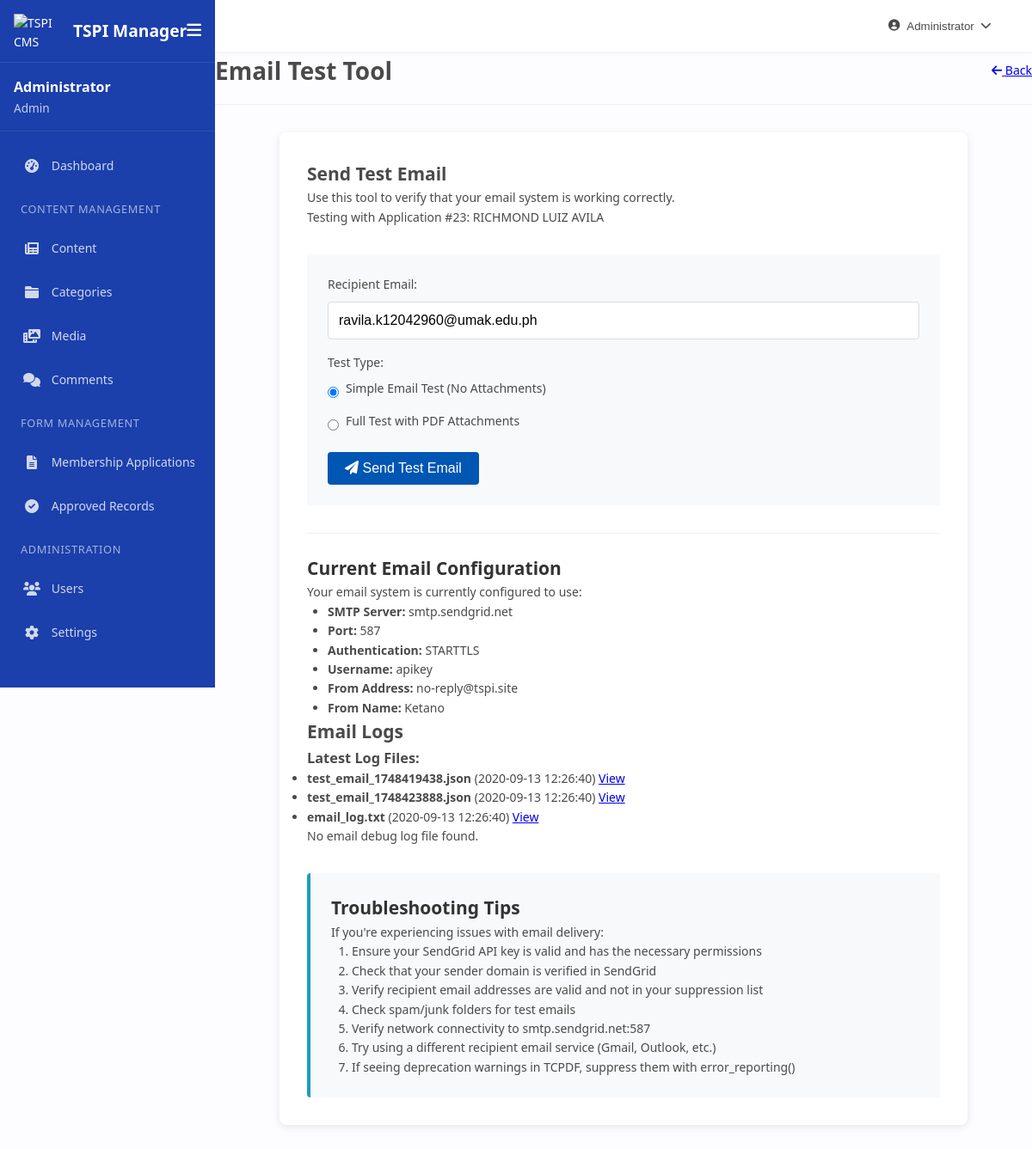
The app's page /admin/test_email.php?id=23 (signed in) with its own data.
### tables this page shows
CREATE TABLE `members_information` (
  `id` int(11) NOT NULL,
  `fk_user_id` int(11) DEFAULT NULL,
  `branch` varchar(100) NOT NULL,
  `cid_no` varchar(50) NOT NULL,
  `center_no` varchar(50) DEFAULT NULL,
  `blip_mc` varchar(6) DEFAULT NULL,
  `lpip_mc` varchar(6) DEFAULT NULL,
  `lmip_mc` varchar(6) DEFAULT NULL,
  `plans` longtext DEFAULT NULL CHECK (json_valid(`plans`)),
  `classification` longtext DEFAULT NULL CHECK (json_valid(`classification`)),
  `first_name` varchar(100) NOT NULL,
  `middle_name` varchar(100) DEFAULT NULL,
  `last_name` varchar(100) NOT NULL,
  `gender` varchar(10) DEFAULT NULL,
  `civil_status` varchar(20) DEFAULT NULL,
  `birthdate` date NOT NULL,
  `age` int(11) NOT NULL DEFAULT 0,
  `birth_place` varchar(100) DEFAULT NULL,
  `email` varchar(255) NOT NULL,
  `cell_phone` varchar(20) DEFAULT NULL,
  `contact_no` varchar(20) DEFAULT NULL,
  `nationality` varchar(50) DEFAULT NULL,
  `id_number` varchar(50) DEFAULT NULL,
  `other_valid_ids` longtext DEFAULT NULL CHECK (json_valid(`other_valid_ids`)),
  `mothers_maiden_last_name` varchar(100) DEFAULT NULL,
  `mothers_maiden_first_name` varchar(100) DEFAULT NULL,
  `mothers_maiden_middle_name` varchar(100) DEFAULT NULL,
  `present_address` varchar(255) DEFAULT NULL,
  `present_brgy_code` varchar(50) DEFAULT NULL,
  `present_zip_code` varchar(20) DEFAULT NULL,
  `permanent_address` varchar(255) DEFAULT NULL,
  `permanent_brgy_code` varchar(50) DEFAULT NULL,
  `permanent_zip_code` varchar(20) DEFAULT NULL,
  `home_ownership` varchar(50) DEFAULT NULL,
  `length_of_stay` int(11) DEFAULT NULL,
  `primary_business` varchar(255) DEFAULT NULL,
  `years_in_business` int(11) DEFAULT NULL,
  `business_address` text DEFAULT NULL,
  `other_income_source_1` varchar(255) DEFAULT NULL,
  `other_income_source_2` varchar(255) DEFAULT NULL,
  `other_income_source_3` varchar(255) DEFAULT NULL,
  `other_income_source_4` varchar(255) DEFAULT NULL,
  `spouse_name` varchar(255) DEFAULT NULL,
  `spouse_birthdate` date DEFAULT NULL,
  `spouse_occupation` varchar(255) DEFAULT NULL,
  `spouse_id_number` varchar(100) DEFAULT NULL,
  `spouse_age` int(11) DEFAULT NULL,
  `beneficiary_fn_1` varchar(100) DEFAULT NULL,
  `beneficiary_ln_1` varchar(100) DEFAULT NULL,
  `beneficiary_mi_1` varchar(10) DEFAULT NULL,
  `beneficiary_birthdate_1` date DEFAULT NULL,
  `beneficiary_gender_1` char(1) DEFAULT NULL,
  `beneficiary_relationship_1` varchar(100) DEFAULT NULL,
  `beneficiary_dependent_1` tinyint(1) NOT NULL DEFAULT 0,
  `beneficiary_fn_2` varchar(100) DEFAULT NULL,
  `beneficiary_ln_2` varchar(100) DEFAULT NULL,
  `beneficiary_mi_2` varchar(10) DEFAULT NULL,
  `beneficiary_birthdate_2` date DEFAULT NULL,
  `beneficiary_gender_2` char(1) DEFAULT NULL,
  `beneficiary_relationship_2` varchar(100) DEFAULT NULL,
  `beneficiary_dependent_2` tinyint(1) NOT NULL DEFAULT 0,
  `beneficiary_fn_3` varchar(100) DEFAULT NULL,
  `beneficiary_ln_3` varchar(100) DEFAULT NULL,
  `beneficiary_mi_3` varchar(10) DEFAULT NULL,
  `beneficiary_birthdate_3` date DEFAULT NULL,
  `beneficiary_gender_3` char(1) DEFAULT NULL,
  `beneficiary_relationship_3` varchar(100) DEFAULT NULL,
  `beneficiary_dependent_3` tinyint(1) NOT NULL DEFAULT 0,
  `beneficiary_fn_4` varchar(100) DEFAULT NULL,
  `beneficiary_ln_4` varchar(100) DEFAULT NULL,
  `beneficiary_mi_4` varchar(10) DEFAULT NULL,
  `beneficiary_birthdate_4` date DEFAULT NULL,
  `beneficiary_gender_4` char(1) DEFAULT NULL,
  `beneficiary_relationship_4` varchar(100) DEFAULT NULL,
  `beneficiary_dependent_4` tinyint(1) NOT NULL DEFAULT 0,
  `beneficiary_fn_5` varchar(100) DEFAULT NULL,
  `beneficiary_ln_5` varchar(100) DEFAULT NULL,
  `beneficiary_mi_5` varchar(10) DEFAULT NULL,
  `beneficiary_birthdate_5` date DEFAULT NULL,
  `beneficiary_gender_5` char(1) DEFAULT NULL,
  `beneficiary_relationship_5` varchar(100) DEFAULT NULL,
  `beneficiary_dependent_5` tinyint(1) NOT NULL DEFAULT 0,
  `trustee_name` varchar(255) DEFAULT NULL,
  `trustee_birthdate` date DEFAULT NULL,
  `trustee_relationship` varchar(100) DEFAULT NULL,
  `member_name` varchar(255) DEFAULT NULL,
  `sig_beneficiary_name` varchar(255) DEFAULT NULL,
  `member_signature` varchar(255) DEFAULT NULL,
  `beneficiary_signature` varchar(255) DEFAULT NULL,
  `disclaimer_agreement` tinyint(1) NOT NULL DEFAULT 1,
  `valid_id_path` varchar(255) DEFAULT NULL,
  `spouse_valid_id_path` varchar(255) DEFAULT NULL,
  `status` enum('pending','approved','rejected') NOT NULL DEFAULT 'pending',
  `io_approved` enum('pending','approved','rejected') NOT NULL DEFAULT 'pending',
  `io_name` varchar(255) DEFAULT NULL,
  `io_signature` varchar(255) DEFAULT NULL,
  `io_approval_date` timestamp NULL DEFAULT NULL,
  `io_notes` text DEFAULT NULL,
  `lo_approved` enum('pending','approved','rejected') NOT NULL DEFAULT 'pending',
  `lo_name` varchar(255) DEFAULT NULL,
  `lo_signature` varchar(255) DEFAULT NULL,
  `lo_approval_date` timestamp NULL DEFAULT NULL,
  `secretary_approved` enum('pending','approved','rejected') NOT NULL DEFAULT 'pending',
  `secretary_name` varchar(100) DEFAULT NULL,
  `secretary_signature` varchar(255) DEFAULT NULL,
  `secretary_comments` text DEFAULT NULL,
  `secretary_approval_date` timestamp NULL DEFAULT NULL,
  `lo_notes` text DEFAULT NULL,
  `created_at` timestamp NOT NULL DEFAULT current_timestamp()
);

### admin/test_email.php (the view, shortened to what the rows shown need)
<?php
require_once '../includes/config.php';
$application = null;
$id = isset($_GET['id']) ? $_GET['id'] : null;
if ($id) {
    $stmt = $pdo->prepare("SELECT * FROM members_information WHERE id = ?");
    $stmt->execute([$id]);
    $application = $stmt->fetch(PDO::FETCH_ASSOC);
}
?>
<!DOCTYPE html>
<html lang="en">
<head>
    <link rel="stylesheet" href="https://cdnjs.cloudflare.com/ajax/libs/font-awesome/6.0.0/css/all.min.css">
    <link rel="stylesheet" href="../assets/css/admin.css">
</head>
<body>
    <div class="admin-container">
        <?php include 'includes/sidebar.php'; ?>
        <main class="admin-main">
            <?php include 'includes/header.php'; ?>
            <div class="content-container">
                <div class="page-header">
                    <h1>Email Test Tool</h1>
                </div>
                <div class="email-test-container">
                    <h2>Send Test Email</h2>
                    <p>Use this tool to verify that your email system is working correctly.</p>
                    <?php if ($application): ?>
                        <p>Testing with Application #<?php echo $id; ?>: <?php echo htmlspecialchars($application['first_name'] . ' ' . $application['last_name']); ?></p>
                    <?php endif; ?>
                    <div class="test-form">
                        <form method="post" action="">
                            <div class="form-group">
                                <label for="recipient">Recipient Email:</label>
                                <input type="email" id="recipient" name="recipient" required
                                       value="<?php echo $application ? htmlspecialchars($application['email']) : (isset($_POST['recipient']) ? htmlspecialchars($_POST['recipient']) : ''); ?>"
                                       placeholder="Enter email address">
                            </div>
                        </form>
                    </div>
                    <div class="config-info">
                        <h2>Current Email Configuration</h2>
                        <p>Your email system is currently configured to use:</p>
                        <ul>
                        </ul>
                    </div>
                    <div class="email-logs">
                        <h2>Email Logs</h2>
                        <?php
                        $log_files = array_merge(
                            glob('../logs/email_*.{txt,json}', GLOB_BRACE) ?: [],
                            glob('../logs/test_email_*.json', GLOB_BRACE) ?: [],
                            glob('../user/email_*.{txt,log,debug}', GLOB_BRACE) ?: []
                        );
                        if ($log_files && count($log_files) > 0):
                        ?>
                            <div>
                            </div>
                        <?php endif; ?>
                        <?php
                        $debug_log = '../user/email_debug.txt';
                        if (file_exists($debug_log)):
                            $log_content = file_get_contents($debug_log);
                            $log_entries = array_filter(explode("------------------------------", $log_content));
                            $log_entries = array_slice($log_entries, -3);
                        ?>
                            <div class="log-preview">
                                <h3>Latest Debug Log Entries:</h3>
                                <pre><?php echo htmlspecialchars(implode("\n------------------------------\n", $log_entries)); ?></pre>
                            </div>
                        <?php else: ?>
                            <p>No email debug log file found.</p>
                        <?php endif; ?>
                    </div>
                    <div class="troubleshooting">
                        <h2>Troubleshooting Tips</h2>
                        <p>If you're experiencing issues with email delivery:</p>
                        <ol>
                        </ol>
                    </div>
                </div>
            </div>
        </main>
    </div>
</body>
</html>

### admin/includes/sidebar.php (shortened to what the rows shown need)
<?php
$current_admin = get_admin_user();
?>
<aside class="admin-sidebar">
    <div class="sidebar-user">
        <div class="user-info">
            <span class="user-name"><?php echo $current_admin ? sanitize($current_admin['name']) : 'Guest'; ?></span>
            <span class="user-role"><?php echo $current_admin ? ucfirst(sanitize($current_admin['role'])) : ''; ?></span>
        </div>
    </div>
</aside>

### admin/includes/header.php (shortened to what the rows shown need)
<header class="admin-header">
    <div class="header-right">
        <div class="dropdown">
            <button class="header-user-btn">
                <i class="fas fa-user-circle"></i>
                <span><?php echo $current_admin ? sanitize($current_admin['name']) : 'Guest'; ?></span>
                <i class="fas fa-chevron-down"></i>
            </button>
        </div>
    </div>
</header>

### records on screen
members_information: first_name+last_name "RICHMOND LUIZ AVILA", recipient "ravila.k12042960@umak.edu.ph"

### other values on screen
$current_admin['name'] "Administrator"
$current_admin['role'] "Admin"
$id "23"
basename($log_file) "test_email_1748419438.json"
date('Y-m-d H:i:s', filemtime($log_file)) "2020-09-13 12:26:40"
basename($log_file) "test_email_1748423888.json"
basename($log_file) "email_log.txt"
